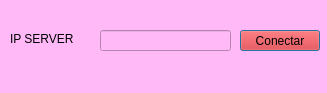
<?xml version="1.0" encoding="UTF-8"?>
<ui version="4.0">
 <class>vinculacion</class>
 <widget class="QDialog" name="vinculacion">
  <property name="geometry">
   <rect>
    <x>0</x>
    <y>0</y>
    <width>327</width>
    <height>93</height>
   </rect>
  </property>
  <property name="windowTitle">
   <string>Dialog</string>
  </property>
  <property name="styleSheet">
   <string notr="true">background-color: rgb(255, 185, 246);</string>
  </property>
  <widget class="QPushButton" name="pushButtonConectar">
   <property name="geometry">
    <rect>
     <x>240</x>
     <y>30</y>
     <width>80</width>
     <height>21</height>
    </rect>
   </property>
   <property name="styleSheet">
    <string notr="true">font: 75 11pt &quot;Garamond&quot;;
background-color: rgb(255, 0, 0);</string>
   </property>
   <property name="text">
    <string>Conectar</string>
   </property>
  </widget>
  <widget class="QLineEdit" name="lineEdit">
   <property name="geometry">
    <rect>
     <x>100</x>
     <y>30</y>
     <width>131</width>
     <height>21</height>
    </rect>
   </property>
  </widget>
  <widget class="QLabel" name="label">
   <property name="geometry">
    <rect>
     <x>10</x>
     <y>30</y>
     <width>81</width>
     <height>17</height>
    </rect>
   </property>
   <property name="text">
    <string>IP SERVER</string>
   </property>
  </widget>
 </widget>
 <resources/>
 <connections/>
</ui>
